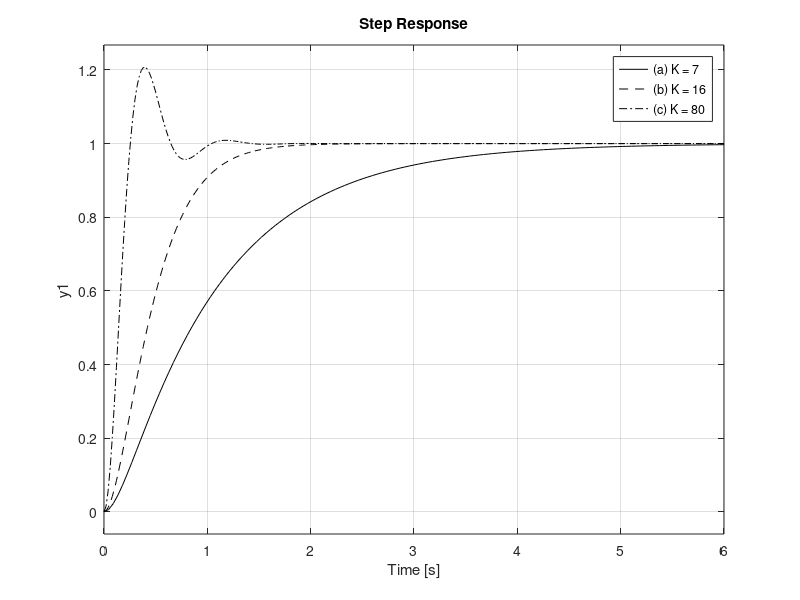
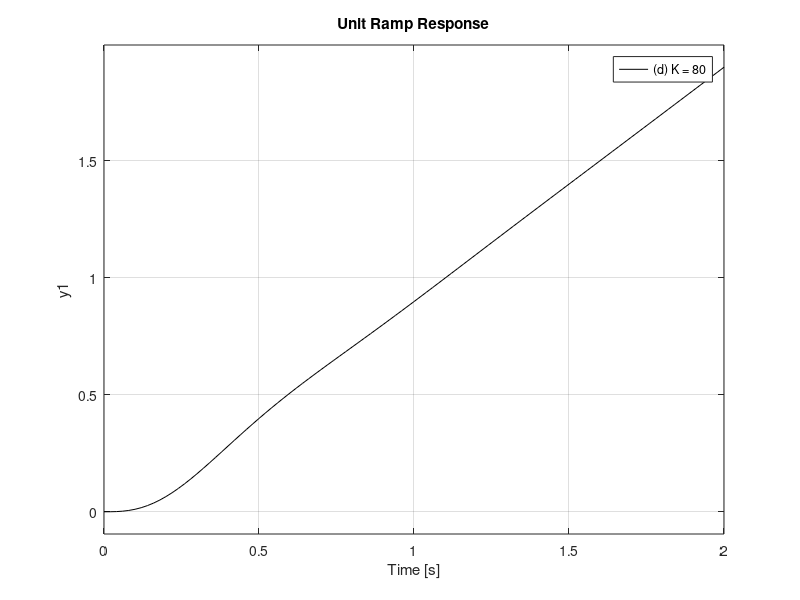

The MATLAB source for these figures, in order:
H = tf(1,1); K = 7; G = tf([0 0 K],conv([0 1 0],[0 1 8]));
        TFa = feedback(G,H);
        H = tf(1,1); K = 16; G = tf([0 0 K],conv([0 1 0],[0 1 8]));
        TFb = feedback(G,H);
        H = tf(1,1); K = 80; G = tf([0 0 K],conv([0 1 0],[0 1 8]));
        TFc = feedback(G,H);
        figure(1); clf; step(TFa,'k-',TFb,'k--',TFc,'k-.'); 
        legend('(a) K = 7','(b) K = 16','(c) K = 80');
        % Unit ramp response for K = 80:
        TFd = series(TFc,tf([0 1],[1 0]));
        figure(2); clf; step(TFd,'k-'); legend('(d) K = 80'); 
        title('Unit Ramp Response')
output1=TFa;
output2=TFb;
output3=TFc;
output4=TFd;
